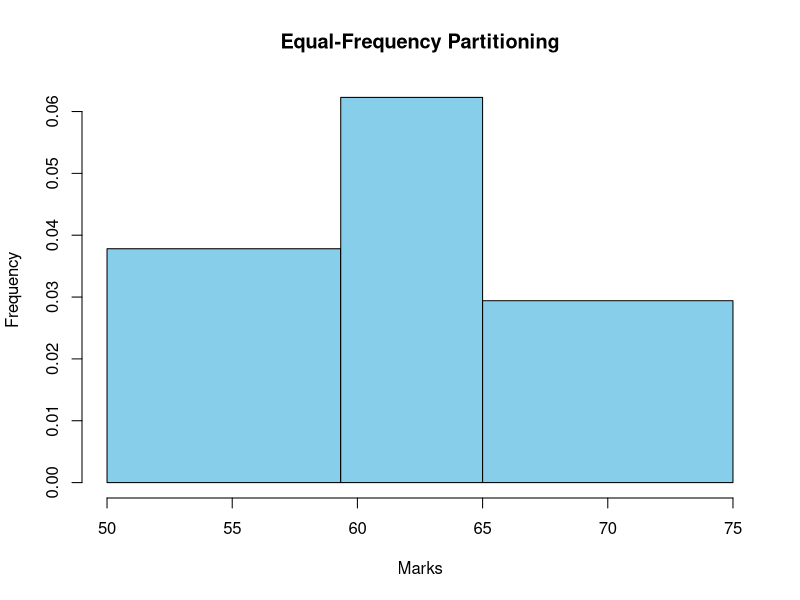
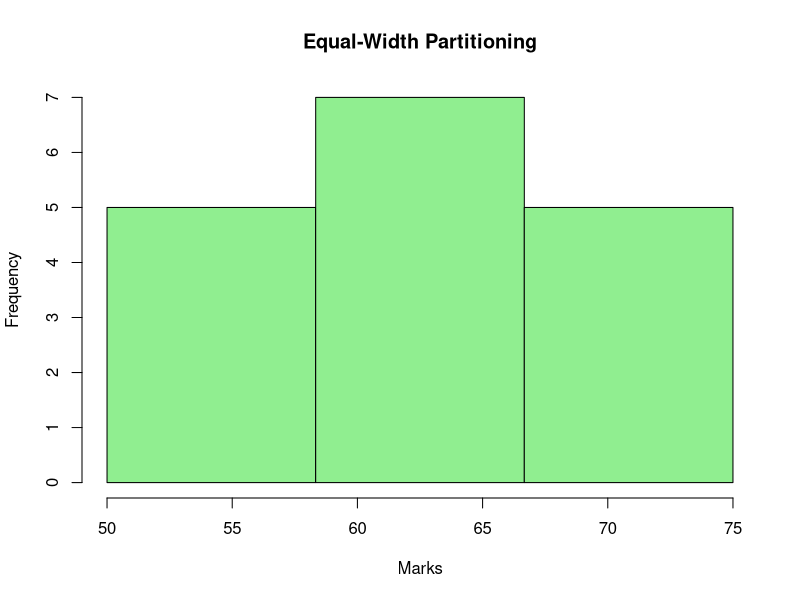
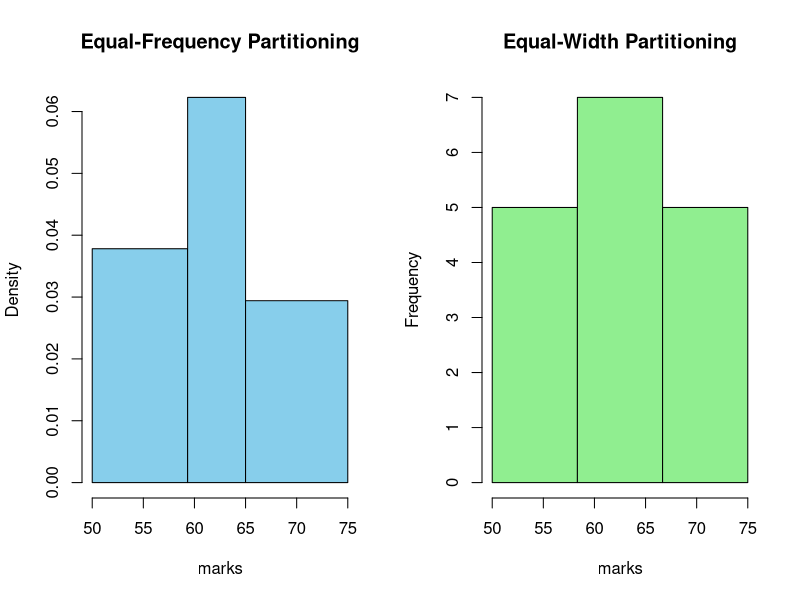

The R source for these figures, in order:
# Marks scored by the student
marks <- c(55, 60, 71, 63, 55, 65, 50, 55, 58, 59, 61, 63, 65, 67, 71, 72, 75)

# (a) Equal-frequency (equi-depth) partitioning into 3 bins
num_bins_eq_freq <- 3
eq_freq_breaks <- quantile(marks, probs = seq(0, 1, 1/num_bins_eq_freq))
eq_freq_hist <- hist(marks, breaks = eq_freq_breaks, main = "Equal-Frequency Partitioning",
                     xlab = "Marks", ylab = "Frequency", col = "skyblue")

# (b) Equal-width partitioning into 3 bins
num_bins_eq_width <- 3
eq_width_breaks <- seq(min(marks), max(marks), length.out = num_bins_eq_width + 1)
eq_width_hist <- hist(marks, breaks = eq_width_breaks, main = "Equal-Width Partitioning",
                      xlab = "Marks", ylab = "Frequency", col = "lightgreen")

# Plot histograms
par(mfrow = c(1, 2)) # Set up a 1x2 grid for plotting
plot(eq_freq_hist, col = "skyblue", main = "Equal-Frequency Partitioning")
plot(eq_width_hist, col = "lightgreen", main = "Equal-Width Partitioning")
par(mfrow = c(1, 1)) # Reset the plotting layout to default